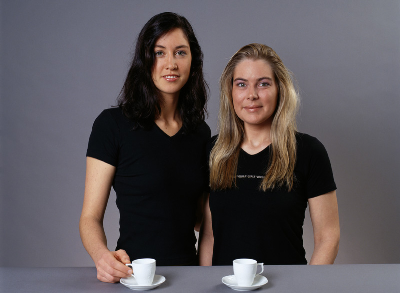
#> input picture exercise-01/q6_expectation_maximization_python/faces.png, 400 x 293 px
$ python skinDetection.py
#> lines starting #> are read from the running program, lines starting #| are printed output that depends on the picture
### exercise-01/q6_expectation_maximization_python/estGaussMixEM.py
import numpy as np
from sklearn.cluster import KMeans
from sklearn.metrics.pairwise import euclidean_distances
from EStep import EStep
from MStep import MStep
from regularize_cov import regularize_cov


def estGaussMixEM(data, K, n_iters, epsilon):
    # EM algorithm for estimation gaussian mixture mode
    #
    # INPUT:
    # data           : input data, N observations, D dimensional
    # K              : number of mixture components (modes)
    #
    # OUTPUT:
    # weights        : mixture weights - P(j) from lecture
    # means          : means of gaussians
    # covariances    : covariancesariance matrices of gaussians
    # logLikelihood  : log-likelihood of the data given the model

    #####Insert your code here for subtask 6e#####

    weights = np.ones(K) / K
    kmeans = KMeans(n_clusters = K, n_init = 10).fit(data)
    cluster_idx = kmeans.labels_
    means = kmeans.cluster_centers_
    D = data.shape[1]
    covariances = np.zeros((D,D,K))

    # Create initial covariance matrices
    for j in range(K):
        data_cluster = data[cluster_idx == j]
        min_dist = np.inf
        for i in range(K):
        # compute sum of distances in cluster
            dist = np.mean(euclidean_distances(data_cluster, [
                means[i]], squared=True))
            if dist < min_dist:
                min_dist = dist
        covariances[:, :, j] = np.eye(D) * min_dist

    for i in range(n_iters):
        _, gamma = EStep(means, covariances, weights, data)
        weights, means, covariances, _ = MStep(gamma, data)

        for j in range(K):
            covariances[..., j] = regularize_cov(covariances[..., j], epsilon)

    return [weights, means, covariances]


### exercise-01/q6_expectation_maximization_python/getLogLikelihood.py
import numpy as np
def getLogLikelihood(means, weights, covariances, X):
    # Log Likelihood estimation
    #
    # INPUT:
    # means          : Mean for each Gaussian KxD
    # weights        : Weight vector 1xK for K Gaussians
    # covariances    : Covariance matrices for each gaussian DxDxK
    # X              : Input data NxD
    # where N is number of data points
    # D is the dimension of the data points
    # K is number of gaussians
    #
    # OUTPUT:
    # logLikelihood  : log-likelihood

    #####Insert your code here for subtask 6a#####

    D, K = covariances.shape[1:]
    N = X.shape[0]
    logLikelihood = 0

    for i in range(N):
        prob = 0
        for j in range(K):
            coeff = 1 / float(((2 * np.pi)**(D/2))*(np.sqrt(np.linalg.det(covariances[...,j]))))
            if len(X.shape) < 2:
                diff = X - np.array(means[j])
            else:
                diff = X[i,:] - np.array(means[j])
            prob += weights[j] * coeff * np.exp(-0.5*diff.T @ np.linalg.inv(covariances[...,j]) @ diff)
        logLikelihood += np.log(prob)

    return logLikelihood

### exercise-01/q6_expectation_maximization_python/parameters.py
def parameters():
    epsilon = 0.0001 # regularization
    K = 3  # number of desired clusters
    n_iter = 3  # number of iterations
    skin_n_iter = 5
    skin_epsilon = 0.0001
    skin_K = 3
    theta = 2.0  # threshold for skin detection

    return epsilon, K, n_iter, skin_n_iter, skin_epsilon, skin_K, theta

### exercise-01/q6_expectation_maximization_python/EStep.py
import numpy as np
from getLogLikelihood import getLogLikelihood


def EStep(means, covariances, weights, X):
    # Expectation step of the EM Algorithm
    #
    # INPUT:
    # means          : Mean for each Gaussian KxD
    # weights        : Weight vector 1xK for K Gaussians
    # covariances    : Covariance matrices for each Gaussian DxDxK
    # X              : Input data NxD
    #
    # N is number of data points
    # D is the dimension of the data points
    # K is number of Gaussians
    #
    # OUTPUT:
    # logLikelihood  : Log-likelihood (a scalar).
    # gamma          : NxK matrix of responsibilities for N datapoints and K Gaussians.

    #####Insert your code here for subtask 6b#####

    D, K = covariances.shape[1:]
    N = X.shape[0]
    logLikelihood = 0
    gamma = np.zeros((N, K))

    for i in range(N):
        prob = 0
        for j in range(K):
            coeff = 1 / float(((2 * np.pi)**(D/2))*(np.sqrt(np.linalg.det(covariances[...,j]))))
            diff = X[i,:] - np.array(means[j])
            gamma[i, j] = weights[j] * coeff * np.exp(-0.5*diff[np.newaxis,:] @ np.linalg.inv(covariances[...,j]) @ diff[:,np.newaxis])
            prob += gamma[i,j]

        gamma[i,:] = gamma[i,:] / prob
        logLikelihood += np.log(prob)


    return [logLikelihood, gamma]

### exercise-01/q6_expectation_maximization_python/MStep.py
import numpy as np
from getLogLikelihood import getLogLikelihood


def MStep(gamma, X):
    # Maximization step of the EM Algorithm
    #
    # INPUT:
    # gamma          : NxK matrix of responsibilities for N datapoints and K Gaussians.
    # X              : Input data (NxD matrix for N datapoints of dimension D).
    #
    # N is number of data points
    # D is the dimension of the data points
    # K is number of Gaussians
    #
    # OUTPUT:
    # logLikelihood  : Log-likelihood (a scalar).
    # means          : Mean for each gaussian (KxD).
    # weights        : Vector of weights of each gaussian (1xK).
    # covariances    : Covariance matrices for each component(DxDxK).

    #####Insert your code here for subtask 6c#####

    N, K = gamma.shape
    D = X.shape[1]
    N_hat = np.sum(gamma, axis = 0)
    weights = N_hat / N

    means = (gamma.T @ X) / N_hat[:, np.newaxis]

    covariances = np.zeros((D,D,K))
    for i in range(K):
        temp = np.zeros((D,D))
        for j in range(N):
            diff = X[j] - means[i]
            temp += gamma[j, i] * (diff[:, np.newaxis] @ diff[np.newaxis, :])
        covariances[..., i] = temp / N_hat[i]

    logLikelihood = getLogLikelihood(means, weights, covariances, X)

    return weights, means, covariances, logLikelihood

### exercise-01/q6_expectation_maximization_python/regularize_cov.py
import numpy as np


def regularize_cov(covariance, epsilon):
    # regularize a covariance matrix, by enforcing a minimum
    # value on its singular values. Explanation see exercise sheet.
    #
    # INPUT:
    #  covariance: matrix
    #  epsilon:    minimum value for singular values
    #
    # OUTPUT:
    # regularized_cov: reconstructed matrix

    #####Insert your code here for subtask 6d#####

    covariance = np.array(covariance)
    N = len(covariance)
    regularized_cov = covariance + np.eye(N) * epsilon
    return regularized_cov

### exercise-01/q6_expectation_maximization_python/skinDetection.py
import numpy as np
import matplotlib.pyplot as plt
import imageio
from scipy import misc
from parameters import parameters
from getLogLikelihood import getLogLikelihood
from estGaussMixEM import estGaussMixEM
from EStep import EStep
from MStep import MStep
from regularize_cov import regularize_cov
from plotModes import plotModes

epsilon, K, n_iter, skin_n_iter, skin_epsilon, skin_K, theta = parameters()

def im2double(im):
    min_val = np.min(im.ravel())
#> min_val = 0
    max_val = np.max(im.ravel())
#> max_val = 255
    out = (im.astype('float') - min_val) / (max_val - min_val)
    return out
def skinDetection(ndata, sdata, K, n_iter, epsilon, theta, img):
    # Skin Color detector
    #
    # INPUT:
    # ndata         : data for non-skin color
    # sdata         : data for skin-color
    # K             : number of modes
    # n_iter        : number of iterations
    # epsilon       : regularization parameter
    # theta         : threshold
    # img           : input image
    #
    # OUTPUT:
    # result        : Result of the detector for every image pixel

    #####Insert your code here for subtask 1g#####
#> called with ndata = array of shape (10629, 3), sdata = array of shape (10718, 3), K = 3, n_iter = 5, epsilon = 0.0001, theta = 2
    height, width, _ = img.shape
#> height = 293; width = 400
    nskin_weights, nskin_means, nskin_covariances = estGaussMixEM(ndata, K, n_iter, epsilon)
    skin_weights, skin_means, skin_covariances = estGaussMixEM(sdata, K, n_iter, epsilon)
    prob_nskin = np.zeros((height, width))
    prob_skin = np.zeros((height, width))
    for h in range(height):
        for w in range(width):
            prob_nskin[h,w] = np.exp(getLogLikelihood(nskin_means, nskin_weights, nskin_covariances, np.array([img[h,w,0], img[h,w,1], img[h,w,2]])))
            prob_skin[h,w] = np.exp(getLogLikelihood(skin_means, skin_weights, skin_covariances, np.array([img[h,w,0], img[h,w,1], img[h,w,2]])))
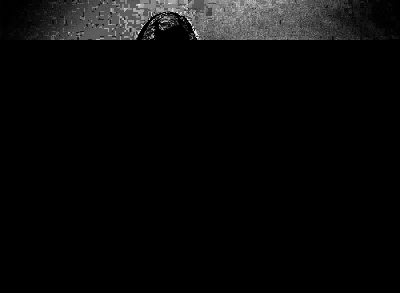
#> prob_nskin: shape (293, 400) float64; min 0, max 4.39e+09, mean 160230547.8; drawn with min black and max white
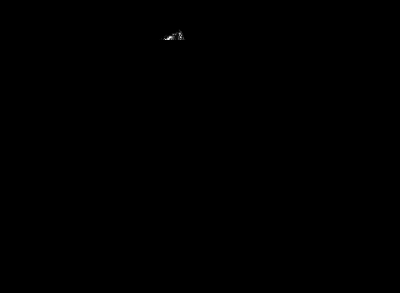
#> prob_skin: shape (293, 400) float64; min 0, max 407426822.8, mean 121751.6; drawn with min black and max white
    result = np.where((prob_skin / prob_nskin) > theta, 1, 0)
    return result

sdata = np.loadtxt('skin.dat')
ndata = np.loadtxt('non-skin.dat')

img = im2double(imageio.imread('faces.png'))

#> (the run stopped early here; a loop or call above may not have finished)
